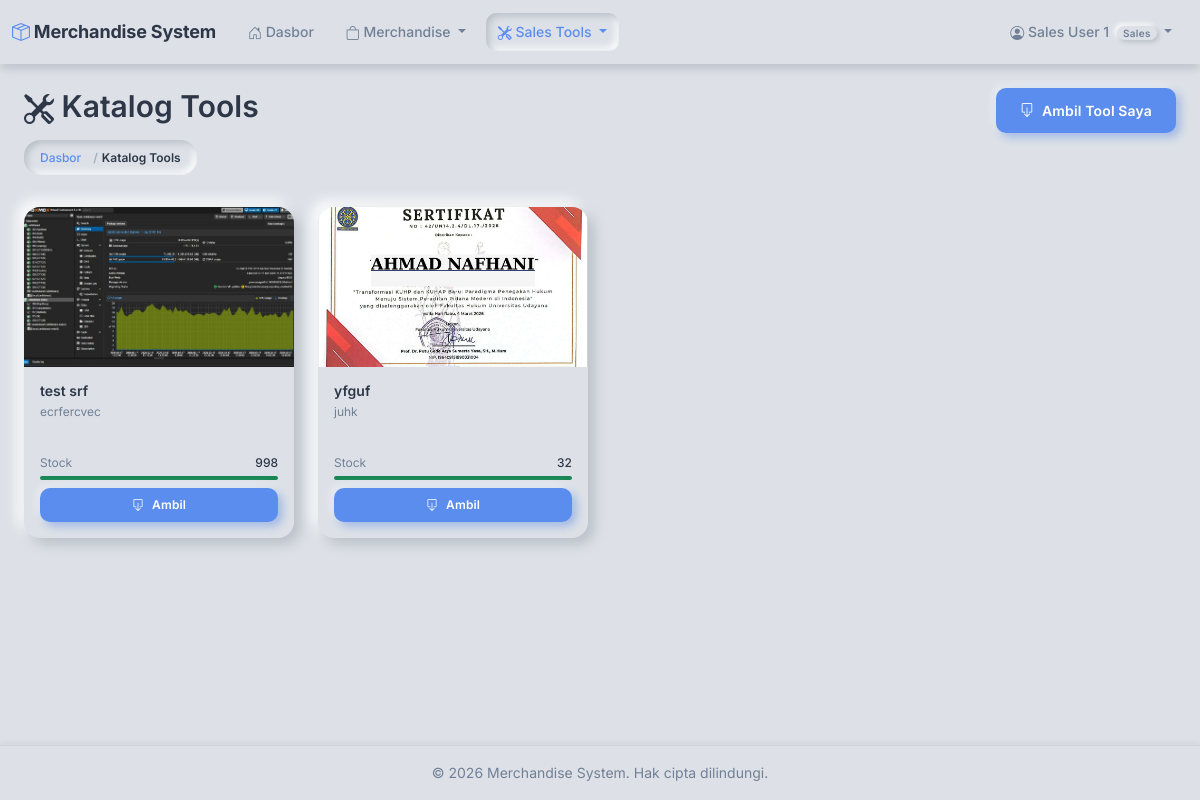
The page /inventory/catalog/ (signed in) on the database its author committed.
### accounts/models.py (models this page shows, shortened)
class User(AbstractUser):
    class Role(models.TextChoices):
        ADMIN = 'ADMIN', 'Admin (Markom)'
        SALES = 'SALES', 'Sales'
    role = models.CharField(
        max_length=10,
        choices=Role.choices,
        default=Role.SALES,
        help_text='User role: ADMIN for Markom, SALES for sales team'
    )
    full_name = models.CharField(
        max_length=255,
        help_text='Full name of the user'
    )
    phone = models.CharField(
        max_length=20,
        blank=True,
        help_text='Phone number'
    )
    force_password_change = models.BooleanField(
        default=False,
        help_text='User must change password on next login'
    )
    class Meta:
        db_table = 'users'
        verbose_name = 'User'
        verbose_name_plural = 'Users'
        ordering = ['-date_joined']
    @property
    def is_admin(self):
        return self.role == self.Role.ADMIN
    @property
    def is_sales(self):
        return self.role == self.Role.SALES

### inventory/sales_tool_models.py (models this page shows, shortened)
class SalesTool(models.Model):
    name = models.CharField(
        max_length=200,
        unique=True,
        help_text='Nama tool/produk untuk sales'
    )
    description = models.TextField(
        blank=True,
        help_text='Deskripsi tool'
    )
    image = models.ImageField(
        upload_to='sales_tools/%Y/%m/',
        blank=True,
        null=True,
        help_text='Foto tool'
    )
    stock = models.IntegerField(
        default=0,
        help_text='Stock tersedia'
    )
    is_active = models.BooleanField(
        default=True,
        help_text='Tool aktif/non-aktif'
    )
    created_by = models.ForeignKey(
        settings.AUTH_USER_MODEL,
        on_delete=models.PROTECT,
        related_name='created_tools',
        help_text='Admin yang membuat tool ini'
    )
    created_at = models.DateTimeField(auto_now_add=True)
    updated_at = models.DateTimeField(auto_now=True)
    class Meta:
        db_table = 'sales_tools'
        verbose_name = 'Sales Tool'
        verbose_name_plural = 'Sales Tools'
        ordering = ['name']

### inventory/views.py (the view)
# urls.py: path('catalog/', views.tools_catalog, name='tools_catalog'),
@sales_required
def tools_catalog(request):
    search = request.GET.get('search', '')
    tools = SalesTool.objects.filter(is_active=True).order_by('name')
    if search:
        tools = tools.filter(
            Q(name__icontains=search) | Q(description__icontains=search)
        )
    return render(request, 'inventory/tools_catalog.html', {
        'tools': tools,
        'search': search,
        'title': 'Katalog Tools'
    })

### orders/cart.py (called while the page is built)
    def get_total_quantity(self):
        return sum(item.get('quantity', 0) for item in self.cart.values())

    def get_total_unique(self):
        return len(self.cart)

### orders/context_processors.py (called while the page is built)
def cart_context(request):
    if request.user.is_authenticated and hasattr(request.user, 'is_sales') and request.user.is_sales:
        cart = Cart(request)
        return {
            'navbar_cart_total': cart.get_total_quantity(),
            'navbar_cart_unique': cart.get_total_unique(),
        }
    return {
        'navbar_cart_total': 0,
        'navbar_cart_unique': 0,
    }

### templates/inventory/tools_catalog.html (shortened to what this page needs)
{% extends 'base.html' %}
{% block content %}
<div class="container-fluid">
    <div class="row mb-4 align-items-start">
        <div class="col">
            <h2><i class="bi bi-tools"></i> Katalog Tools</h2>
            <nav aria-label="breadcrumb">
                <ol class="breadcrumb">
                    <li class="breadcrumb-item"><a href="{% url 'dashboard:home' %}">Dasbor</a></li>
                    <li class="breadcrumb-item active">Katalog Tools</li>
                </ol>
            </nav>
        </div>
        <div class="col-12 col-md-auto mt-3 mt-md-0">
            <a href="{% url 'inventory:my_checkouts' %}" class="btn btn-primary w-100 w-md-auto">
                <i class="bi bi-box-arrow-down"></i> Ambil Tool Saya
            </a>
        </div>
    </div>
    {% if tools %}
        <div class="row g-4">
            {% for tool in tools %}
            <div class="col-6 col-md-4 col-lg-3">
                <div class="card shop-card h-100 d-flex flex-column"
                     onclick="window.location='{% url 'inventory:tool_checkout_pk' tool.pk %}'"
                     style="cursor: pointer; position: relative;">
                    {% if tool.image %}
                    <img src="{{ tool.image.url }}" alt="{{ tool.name }}" class="shop-card-img">
                    {% else %}
                    <div class="shop-card-img-placeholder">
                        <i class="bi bi-tools"></i>
                    </div>
                    {% endif %}
                    <div class="card-body p-3 d-flex flex-column flex-grow-1">
                        <h6 class="fw-semibold mb-1 text-clamp-2" style="color: var(--color-text-dark); font-size: var(--text-sm);"
                            title="{{ tool.name }}">
                            {{ tool.name }}
                        </h6>
                        {% if tool.description %}
                        <p class="text-muted mb-2 shop-card-desc" style="font-size: var(--text-xs); line-height: 1.4; flex-grow: 1;">
                            {{ tool.description|truncatewords:8 }}
                        </p>
                        {% else %}
                        <div class="flex-grow-1"></div>
                        {% endif %}
                        <div class="mb-2">
                            <div class="d-flex justify-content-between align-items-center mb-1">
                                <small class="text-muted" style="font-size: var(--text-xs);">Stock</small>
                                <small class="fw-medium" style="color: var(--color-text-dark); font-size: var(--text-xs);">
                                    {{ tool.stock }}
                                </small>
                            </div>
                            <div class="progress" style="height: 4px; background-color: #e9ecef;">
                                {% if tool.stock == 0 %}
                                <div class="progress-bar bg-danger" style="width: 0%"></div>
                                {% elif tool.stock < 10 %}
                                <div class="progress-bar bg-warning" style="width: {{ tool.stock }}%"></div>
                                {% else %}
                                <div class="progress-bar bg-success" style="width: 100%"></div>
                                {% endif %}
                            </div>
                        </div>
                        <div class="mt-auto">
                            {% if tool.stock > 0 %}
                            <button type="button" class="btn btn-primary btn-sm w-100" style="font-size: var(--text-xs);">
                                <i class="bi bi-box-arrow-down"></i> Ambil
                            </button>
                            {% else %}
                            <button class="btn btn-secondary btn-sm w-100" disabled style="font-size: var(--text-xs);">
                                <i class="bi bi-x-circle"></i> Stok Habis
                            </button>
                            {% endif %}
                        </div>
                    </div>
                </div>
            </div>
            {% endfor %}
        </div>
    {% endif %}
</div>
{% endblock %}

### templates/base.html (shortened to what this page needs)
<!DOCTYPE html>
<html lang="id">
<head>
    <link href="https://cdn.jsdelivr.net/npm/bootstrap@5.3.0/dist/css/bootstrap.min.css" rel="stylesheet">
    <link rel="stylesheet" href="https://cdn.jsdelivr.net/npm/bootstrap-icons@1.11.0/font/bootstrap-icons.css">
    {% load static %}
    <link rel="stylesheet" href="{% static 'css/custom.css' %}">
</head>
<body>
    {% if user.is_authenticated %}
    <nav class="navbar navbar-expand-lg">
        <div class="container-fluid">
            <a class="navbar-brand" href="{% url 'dashboard:home' %}">
                <i class="bi bi-box-seam me-1" style="color: var(--color-accent);"></i>Merchandise System
            </a>
            <div class="collapse navbar-collapse" id="navbarNav">
                <ul class="navbar-nav me-auto">
                    <li class="nav-item">
                        <a class="nav-link {% if request.resolver_match.app_name == 'dashboard' %}active{% endif %}"
                           href="{% url 'dashboard:home' %}">
                            <i class="bi bi-house-door"></i> Dasbor
                        </a>
                    </li>
                    {% if user.is_sales %}
                    <li class="nav-item dropdown">
                        <a class="nav-link dropdown-toggle {% if request.resolver_match.app_name == 'orders' %}active{% endif %}"
                           href="#" id="merchandiseMenuDropdown" role="button" data-bs-toggle="dropdown" aria-expanded="false">
                            <i class="bi bi-bag"></i> Merchandise
                        </a>
                    </li>
                    <li class="nav-item dropdown">
                        <a class="nav-link dropdown-toggle {% if request.resolver_match.app_name == 'inventory' %}active{% endif %}"
                           href="#" id="toolsMenuDropdown" role="button" data-bs-toggle="dropdown" aria-expanded="false">
                            <i class="bi bi-tools"></i> Sales Tools
                        </a>
                    </li>
                    {% endif %}
                </ul>
                <ul class="navbar-nav">
                    <li class="nav-item dropdown">
                        <a class="nav-link dropdown-toggle" href="#" id="userDropdown"
                           role="button" data-bs-toggle="dropdown" aria-expanded="false">
                            <i class="bi bi-person-circle"></i>
                            {{ user.full_name }}
                            {% if user.is_admin %}
                                <span class="badge bg-primary ms-1 badge-role">Admin</span>
                            {% else %}
                                <span class="badge bg-secondary ms-1 badge-role">Sales</span>
                            {% endif %}
                        </a>
                    </li>
                </ul>
            </div>
        </div>
    </nav>
    {% endif %}
    <main class="{% if user.is_authenticated %}container-fluid py-4{% endif %}">
        {% block content %}{% endblock %}
    </main>
    {% if user.is_authenticated %}
    <footer>
        <div class="container-fluid">
            <p class="mb-0">&copy; {% now "Y" %} Merchandise System. Hak cipta dilindungi.</p>
        </div>
    </footer>
    {% endif %}
</body>
</html>

### rows shown on the page
User: full_name "Sales User 1"
SalesTool: image (picture), name "test srf", description "ecrfercvec", stock "998", shows "Ambil"
SalesTool: image (picture), name "yfguf", description "juhk", stock "32", shows "Ambil"
